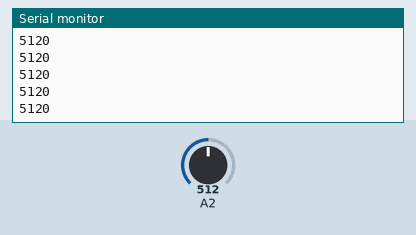
A sketch run on a simulated Arduino Uno, built with avr-gcc and run on an emulated ATmega328P. On the bench: the last lines printed to the serial monitor. Inputs (shaded band) come from the test bench; at power-on: A2 = 512.

Above: at 1.2 s.
1.3 s: A2 set to 716
At 1.8 s:
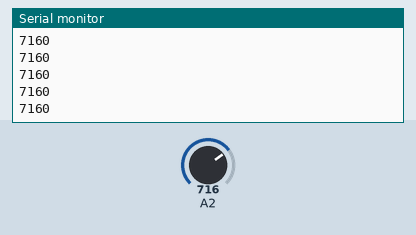
2.8 s: A2 set to 900
At 3.6 s:
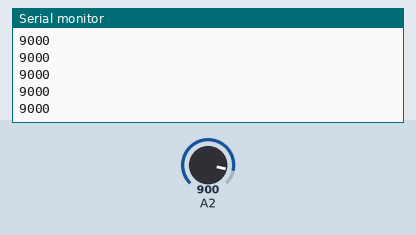
Timing chart, 0 to 5.8 s (numbered marks = the images above; inputs shaded):
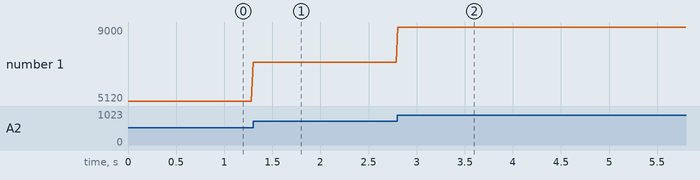

Measured:
- after the input at 1.3 s, the serial monitor: prints a new line at once (image 1)
- after the input at 2.8 s, the serial monitor: prints a new line at once (image 2)
- plotted number 1: 5120 → 7160 after the input at 1.3 s, 7160 → 9000 after the input at 2.8 s

The sketch:

SoundSensor.ino
```cpp
 void setup() {
  pinMode(A2, INPUT);
  Serial.begin(9600);
}

void loop() {
  // put your main code here, to run repeatedly:
    int input = analogRead(A2);
    Serial.println(input*10);
    delay(20);
}
```
